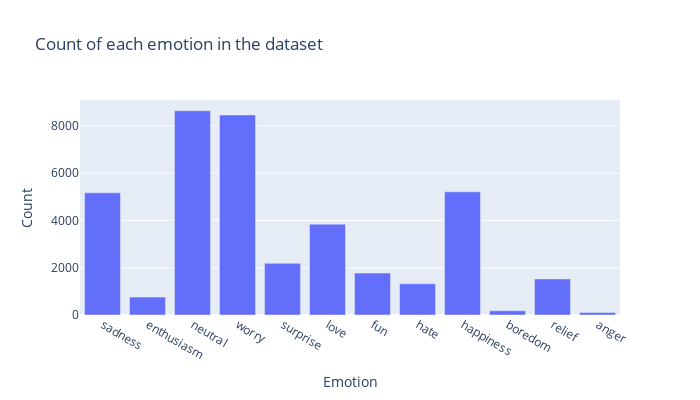

Here is the notebook cell this chart was saved with:
### Code cell
emotions_fig = px.bar(
    x=emotions,
    y=[df[df['sentiment'] == emotion].count().values[0] for emotion in emotions],
    labels={'x':'Emotion', 'y':'Count'},
    title='Count of each emotion in the dataset',
    width=700,
    height=400
)
emotions_fig.show()

### Figure 1 — Plotly figure (JSON) as saved in the notebook; plotly's stock layout.template omitted (floating-point values rounded to 4 significant figures)
{"data": [{"hovertemplate": "Emotion=%{x}<br>Count=%{y}<extra></extra>", "legendgroup": "", "marker": {"color": "#636efa", "pattern": {"shape": ""}}, "name": "", "orientation": "v", "showlegend": false, "textposition": "auto", "type": "bar", "x": ["sadness", "enthusiasm", "neutral", "worry", "surprise", "love", "fun", "hate", "happiness", "boredom", "relief", "anger"], "xaxis": "x", "y": [5165, 759, 8638, 8459, 2187, 3842, 1776, 1323, 5209, 179, 1526, 110], "yaxis": "y"}], "layout": {"barmode": "relative", "height": 400, "legend": {"tracegroupgap": 0}, "title": {"text": "Count of each emotion in the dataset"}, "width": 700, "xaxis": {"anchor": "y", "domain": [0, 1], "title": {"text": "Emotion"}}, "yaxis": {"anchor": "x", "domain": [0, 1], "title": {"text": "Count"}}}}
